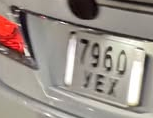
#> input picture test_artifacts/audit_2_8_1/detector_crop.png, 153 x 118 px
$ python edges.py
#> lines starting #> are read from the running program, lines starting #| are printed output that depends on the picture
from pathlib import Path
import cv2
import numpy as np

folder=Path(__file__).parent
crop=cv2.imread(str(folder/'detector_crop.png'))
#> crop is the input picture: shape (118, 153, 3); mean B, G, R 136.5, 143.9, 154.6
h,w=crop.shape[:2]
#> h = 118; w = 153
big=cv2.resize(crop,None,fx=3,fy=3,interpolation=cv2.INTER_CUBIC)
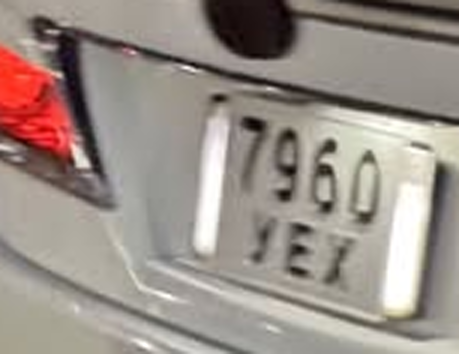
#> big: shape (354, 459, 3); mean B, G, R 136.5, 143.8, 154.6
gray=cv2.cvtColor(big,cv2.COLOR_BGR2GRAY)
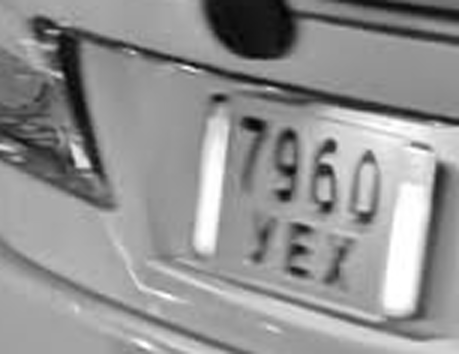
#> gray: shape (354, 459); min 3, max 255, mean 146.2
candidates=[]
for label,binary in [('edge',cv2.Canny(gray,50,150)),('edgeclose',cv2.morphologyEx(cv2.Canny(gray,40,100),cv2.MORPH_CLOSE,np.ones((3,3),np.uint8))),('otsu',cv2.threshold(gray,0,255,cv2.THRESH_BINARY+cv2.THRESH_OTSU)[1])]:
 cv2.imwrite(str(folder/f'edges_{label}.png'),binary)
 contours,_=cv2.findContours(binary,cv2.RETR_LIST,cv2.CHAIN_APPROX_SIMPLE)
 for c in contours:
  area=cv2.contourArea(c)
  if area<gray.size*.08: continue
  poly=cv2.approxPolyDP(c,.03*cv2.arcLength(c,True),True)
  if len(poly)!=4 or not cv2.isContourConvex(poly):continue
  p=poly.reshape(4,2).astype(np.float32)
  sums=p.sum(1);diff=np.diff(p,axis=1).ravel()
  quad=np.array([p[sums.argmin()],p[diff.argmin()],p[sums.argmax()],p[diff.argmax()]],np.float32)
  if len(np.unique(quad,axis=0))!=4:continue
  a=round(max(np.linalg.norm(quad[1]-quad[0]),np.linalg.norm(quad[2]-quad[3])))
  b=round(max(np.linalg.norm(quad[3]-quad[0]),np.linalg.norm(quad[2]-quad[1])))
  if not 1.0<a/b<7:continue
  candidate=cv2.warpPerspective(big,cv2.getPerspectiveTransform(quad,np.float32([(0,0),(a-1,0),(a-1,b-1),(0,b-1)])),(a,b))
  index=len(candidates);cv2.imwrite(str(folder/f'edge_quad_{index}.png'),candidate)
  print(index,label,round(area/gray.size,3),(quad/3).round(1).tolist(),(a,b),flush=True)
  candidates.append(candidate)
#> this loop made 3 passes
#> label on passes 1 to 3: 'edge', 'edgeclose', 'otsu'
#> pass 1, `cv2.imwrite(str(folder/f'edges_{label}.png'),binary)`:
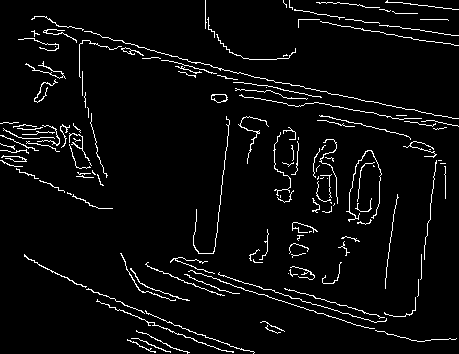
#> saved as edges_edge.png: shape (354, 459); 4.4% white in thin lines or dots
#> pass 2, `cv2.imwrite(str(folder/f'edges_{label}.png'),binary)`:
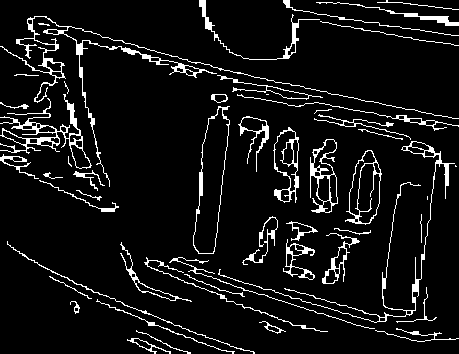
#> saved as edges_edgeclose.png: shape (354, 459); 7.7% white in thin lines or dots
#> after the loop, candidates = []
canvas=np.full((220*((len(candidates)+3)//4),1000,3),240,np.uint8)
#> canvas = empty array
for i,c in enumerate(candidates):
 a,b=c.shape[1],c.shape[0];scale=min(245/a,190/b)
 c=cv2.resize(c,(round(a*scale),round(b*scale)));x,y=(i%4)*250,(i//4)*220
 canvas[y:y+c.shape[0],x:x+c.shape[1]]=c;cv2.putText(canvas,str(i),(x+5,y+210),cv2.FONT_HERSHEY_SIMPLEX,.6,(0,0,0),1)
#> this loop made 0 passes
cv2.imwrite(str(folder/'edge_candidates.jpg'),canvas)

$ run again, with test_artifacts/audit_2_8_1/deskew_10.0.png copied over test_artifacts/audit_2_8_1/detector_crop.png
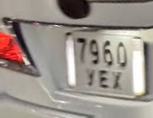
#> input picture test_artifacts/audit_2_8_1/deskew_10.0.png, 153 x 118 px
#> crop is the input picture: shape (118, 153, 3); mean B, G, R 138.7, 146, 155.5
#> the loop `for label,binary in [('edge',cv2.Canny(gray,50,150)),('edgeclose',cv2...` made 3 passes
#> label on passes 1 to 3: 'edge', 'edgeclose', 'otsu'
#> pass 1, `cv2.imwrite(str(folder/f'edges_{label}.png'),binary)`:
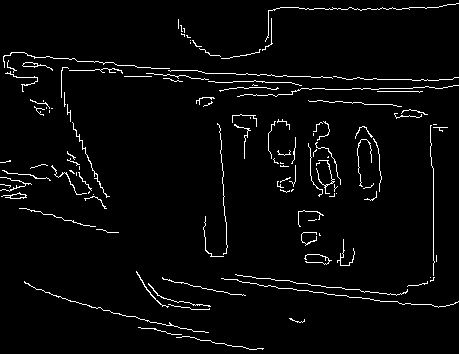
#> saved as edges_edge.png: shape (354, 459); 3.2% white in thin lines or dots
#> pass 2, `cv2.imwrite(str(folder/f'edges_{label}.png'),binary)`:
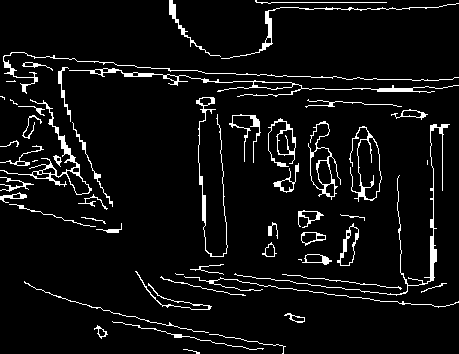
#> saved as edges_edgeclose.png: shape (354, 459); 6.1% white in thin lines or dots
#> after the loop `for label,binary in [('edge',cv2.Canny(gray,50,150)),('edgeclose',cv2...`: candidates = []
#> canvas = empty array

$ run again, with test_artifacts/audit_2_8_1/deskew_13.7.png copied over test_artifacts/audit_2_8_1/detector_crop.png
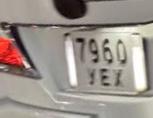
#> input picture test_artifacts/audit_2_8_1/deskew_13.7.png, 153 x 118 px
#> crop is the input picture: shape (118, 153, 3); mean B, G, R 139.5, 146.6, 155.9
#> the loop `for label,binary in [('edge',cv2.Canny(gray,50,150)),('edgeclose',cv2...` made 3 passes
#> label on passes 1 to 3: 'edge', 'edgeclose', 'otsu'
#> pass 1, `cv2.imwrite(str(folder/f'edges_{label}.png'),binary)`:
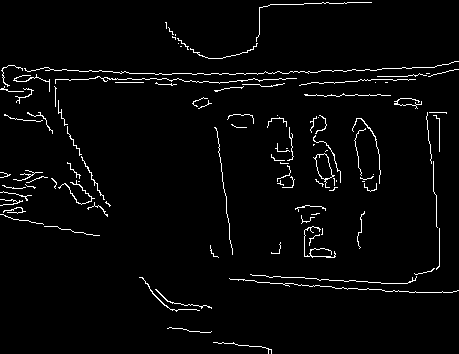
#> saved as edges_edge.png: shape (354, 459); 2.9% white in thin lines or dots
#> pass 2, `cv2.imwrite(str(folder/f'edges_{label}.png'),binary)`:
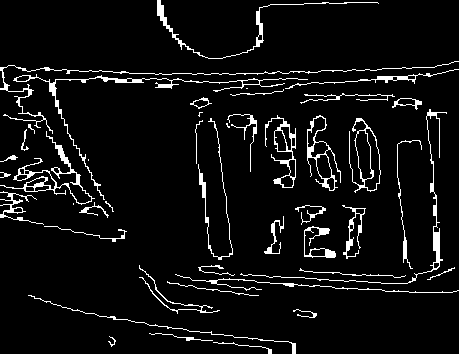
#> saved as edges_edgeclose.png: shape (354, 459); 6.1% white in thin lines or dots
#> after the loop `for label,binary in [('edge',cv2.Canny(gray,50,150)),('edgeclose',cv2...`: candidates = []
#> canvas = empty array
